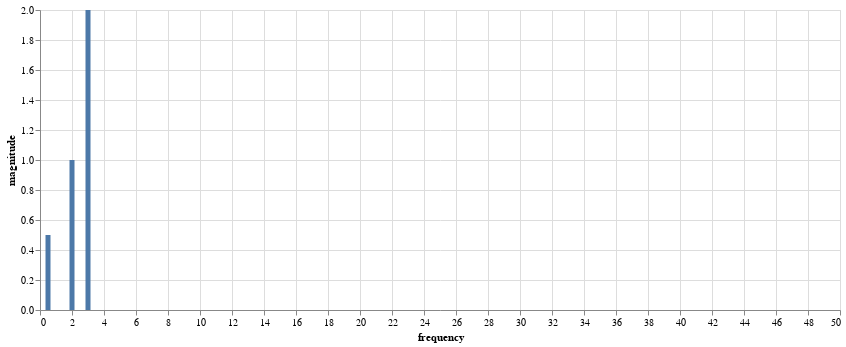

Notebook cell for this chart:
### Markdown cell above
위 그림에서 보다시피,
* 0Hz 에서 크기 3의 신호를 추출
* 0.5 Hz에서 크기 0.5의 신호를 추출; 대칭으로 존재하므로 둘을 합하면 1
* 2Hz에서 크기 1의 신호를 추출; 대칭으로 존재하므로 둘을 합하면 2
* 3Hz에서 크기 2의 신호를 추출; 대칭으로 존재하므로 둘을 합하면 4

정확히, 우리가 설정한 신호대로 주파수 성분을 추출했음을 알 수 있다.
보통 주파수 성분 분석에서는 특정한 주기로 생성되는 데이터가 중요하므로, 0Hz나 대칭되는 주파수는 무시한다. 즉, 실제로는 다음과 같다.

### Code cell
import pandas as pd
import numpy as np
import altair as alt


N = 200
coef = np.fft.fft(s4, n=N)[1:N//2] / N
freq = np.fft.fftfreq(N, 1 / f_s)[1:N//2]
mag = np.abs(coef)

d = pd.DataFrame(dict(frequency=freq, magnitude=mag))
alt.Chart(d).encode(
    x='frequency', y='magnitude'
).mark_bar().properties(
    width=800
).interactive()

### Figure 1 — Vega-Lite specification as saved in the notebook (floating-point values rounded to 4 significant figures)
{"config": {"view": {"continuousWidth": 400, "continuousHeight": 300}}, "data": {"name": "data-2c9f20e62c64c2485345dafb688c9e9e"}, "mark": "bar", "encoding": {"x": {"field": "frequency", "type": "quantitative"}, "y": {"field": "magnitude", "type": "quantitative"}}, "selection": {"selector002": {"type": "interval", "bind": "scales", "encodings": ["x", "y"]}}, "width": 800, "$schema": "https://vega.github.io/schema/vega-lite/v4.17.0.json", "datasets": {"data-2c9f20e62c64c2485345dafb688c9e9e": [{"frequency": 0.5, "magnitude": 0.5}, {"frequency": 1.0, "magnitude": 6.097e-16}, {"frequency": 1.5, "magnitude": 3.693e-16}, {"frequency": 2.0, "magnitude": 1.0}, {"frequency": 2.5, "magnitude": 5.058e-16}, {"frequency": 3.0, "magnitude": 2.0}, {"frequency": 3.5, "magnitude": 3.256e-16}, {"frequency": 4.0, "magnitude": 1.927e-16}, {"frequency": 4.5, "magnitude": 5.895e-16}, {"frequency": 5.0, "magnitude": 4.22e-16}, {"frequency": 5.5, "magnitude": 2.324e-16}, {"frequency": 6.0, "magnitude": 2.01e-16}, {"frequency": 6.5, "magnitude": 3.657e-16}, {"frequency": 7.0, "magnitude": 6.16e-16}, {"frequency": 7.5, "magnitude": 7.263e-16}, {"frequency": 8.0, "magnitude": 5.242e-16}, {"frequency": 8.5, "magnitude": 4.92e-16}, {"frequency": 9.0, "magnitude": 1.921e-16}, {"frequency": 9.5, "magnitude": 5.31e-16}, {"frequency": 10.0, "magnitude": 2.474e-16}, {"frequency": 10.5, "magnitude": 5.313e-16}, {"frequency": 11.0, "magnitude": 4.847e-16}, {"frequency": 11.5, "magnitude": 3.07e-16}, {"frequency": 12.0, "magnitude": 1.644e-16}, {"frequency": 12.5, "magnitude": 2.635e-16}, {"frequency": 13.0, "magnitude": 5.559e-16}, {"frequency": 13.5, "magnitude": 3.676e-16}, {"frequency": 14.0, "magnitude": 5.343e-16}, {"frequency": 14.5, "magnitude": 3.904e-16}, {"frequency": 15.0, "magnitude": 9.911e-17}, {"frequency": 15.5, "magnitude": 7.005e-17}, {"frequency": 16.0, "magnitude": 1.851e-16}, {"frequency": 16.5, "magnitude": 2.917e-16}, {"frequency": 17.0, "magnitude": 1.468e-16}, {"frequency": 17.5, "magnitude": 4.082e-16}, {"frequency": 18.0, "magnitude": 9.618e-17}, {"frequency": 18.5, "magnitude": 4.217e-16}, {"frequency": 19.0, "magnitude": 4.988e-16}, {"frequency": 19.5, "magnitude": 3.567e-16}, {"frequency": 20.0, "magnitude": 3.196e-16}, {"frequency": 20.5, "magnitude": 5.045e-16}, {"frequency": 21.0, "magnitude": 6.588e-16}, {"frequency": 21.5, "magnitude": 4.209e-16}, {"frequency": 22.0, "magnitude": 2.763e-16}, {"frequency": 22.5, "magnitude": 4.898e-16}, {"frequency": 23.0, "magnitude": 1.268e-16}, {"frequency": 23.5, "magnitude": 2.543e-16}, {"frequency": 24.0, "magnitude": 5.476e-16}, {"frequency": 24.5, "magnitude": 6.953e-16}, {"frequency": 25.0, "magnitude": 6.036e-16}, {"frequency": 25.5, "magnitude": 4.789e-16}, {"frequency": 26.0, "magnitude": 4.585e-16}, {"frequency": 26.5, "magnitude": 4.704e-16}, {"frequency": 27.0, "magnitude": 6.336e-16}, {"frequency": 27.5, "magnitude": 6.031e-16}, {"frequency": 28.0, "magnitude": 3.933e-16}, {"frequency": 28.5, "magnitude": 2.536e-16}, {"frequency": 29.0, "magnitude": 2.644e-16}, {"frequency": 29.5, "magnitude": 3.13e-16}, {"frequency": 30.0, "magnitude": 2.441e-16}, {"frequency": 30.5, "magnitude": 2.334e-16}, {"frequency": 31.0, "magnitude": 2.087e-16}, {"frequency": 31.5, "magnitude": 1.825e-16}, {"frequency": 32.0, "magnitude": 3.72e-16}, {"frequency": 32.5, "magnitude": 2.47e-16}, {"frequency": 33.0, "magnitude": 1.89e-16}, {"frequency": 33.5, "magnitude": 3.02e-16}, {"frequency": 34.0, "magnitude": 3.689e-16}, {"frequency": 34.5, "magnitude": 2.166e-16}, {"frequency": 35.0, "magnitude": 2.911e-16}, {"frequency": 35.5, "magnitude": 2.299e-16}, {"frequency": 36.0, "magnitude": 1.611e-16}, {"frequency": 36.5, "magnitude": 9.074e-17}, {"frequency": 37.0, "magnitude": 1.516e-16}, {"frequency": 37.5, "magnitude": 1.496e-16}, {"frequency": 38.0, "magnitude": 2.055e-16}, {"frequency": 38.5, "magnitude": 3.059e-16}, {"frequency": 39.0, "magnitude": 3.684e-16}, {"frequency": 39.5, "magnitude": 7.13e-17}, {"frequency": 40.0, "magnitude": 1.425e-16}, {"frequency": 40.5, "magnitude": 3.557e-16}, {"frequency": 41.0, "magnitude": 3.376e-16}, {"frequency": 41.5, "magnitude": 7.616e-16}, {"frequency": 42.0, "magnitude": 5.118e-16}, {"frequency": 42.5, "magnitude": 1.323e-16}, {"frequency": 43.0, "magnitude": 1.842e-16}, {"frequency": 43.5, "magnitude": 1.295e-16}, {"frequency": 44.0, "magnitude": 2.794e-16}, {"frequency": 44.5, "magnitude": 2.239e-16}, {"frequency": 45.0, "magnitude": 3.797e-16}, {"frequency": 45.5, "magnitude": 1.283e-16}, {"frequency": 46.0, "magnitude": 2.376e-16}, {"frequency": 46.5, "magnitude": 1.501e-16}, {"frequency": 47.0, "magnitude": 2.647e-16}, {"frequency": 47.5, "magnitude": 7.099e-16}, {"frequency": 48.0, "magnitude": 1.036e-15}, {"frequency": 48.5, "magnitude": 4.987e-16}, {"frequency": 49.0, "magnitude": 3.625e-16}, {"frequency": 49.5, "magnitude": 1.719e-16}]}}
